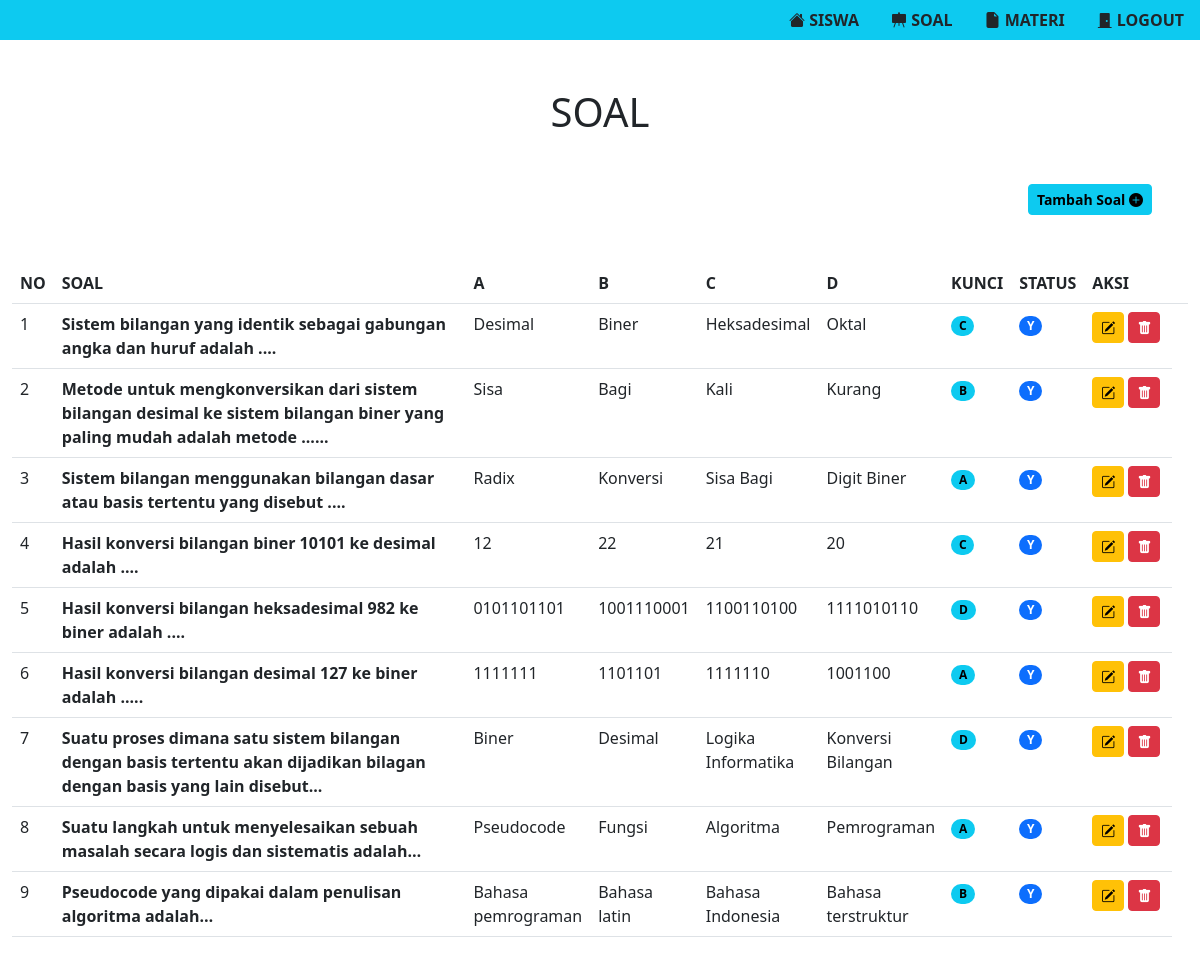
Page /wp-admin/soal.php (signed in) on the committed database.
### tables this page shows
CREATE TABLE `soals` (
  `id` int(11) NOT NULL,
  `soal` text NOT NULL,
  `a` varchar(50) NOT NULL,
  `b` varchar(50) NOT NULL,
  `c` varchar(50) NOT NULL,
  `d` varchar(50) NOT NULL,
  `kunci` varchar(50) NOT NULL,
  `tanggal` date NOT NULL,
  `aktif` enum('Y','N') NOT NULL
);

### wp-admin/soal.php (the view, shortened to what this page needs)
<?php
include './source/execution/connection.php';
?>
<!DOCTYPE html>
<html lang="en">
<head>
    <link rel="stylesheet" href="./source/css/master.css">
    <link rel="stylesheet" href="./source/css/bootstrap.css">
    <link rel="stylesheet" href="https://cdn.jsdelivr.net/npm/bootstrap-icons@1.9.1/font/bootstrap-icons.css">
</head>
<body>
    <div class="bg-info">
        <ul class="nav justify-content-end">
            <li class="nav-item transform-zoom">
                <a class="nav-link none text-dark fw-bold" href="teacher.php"><i class="bi bi-house-fill"></i> SISWA</a>
            </li>
            <li class="nav-item transform-zoom">
                <a class="nav-link none text-dark fw-bold" href="soal.php"><i class="bi bi-easel-fill"></i></i> SOAL</a>
            </li>
            <li class="nav-item transform-zoom">
                <a class="nav-link none text-dark fw-bold" href="materi.php"><i class="bi bi-file-earmark-fill"></i> MATERI</a>
            </li>
            <li class="nav-item transform-zoom">
                <a class="nav-link none text-dark fw-bold" href="exit.php"><i class="bi bi-door-closed-fill"></i> LOGOUT</a>
            </li>
        </ul>
    </div>
    <h1 class="text-center m-5">SOAL</h1>
    <ul class="nav justify-content-end mx-5 my-5">
        <li class="nav-item">
            <button type="button" class="btn btn-sm btn-info fw-bold" data-bs-toggle="modal" data-bs-target="#exampleModal">
                Tambah Soal <i class="bi bi-plus-circle-fill"></i>
            </button>
        </li>
    </ul>
    <div class="container-fluid  ">
        <table class="table">
            <tr>
                <th>NO</th>
                <th style="width:500px;">SOAL</th>
                <th>A</th>
                <th>B</th>
                <th>C</th>
                <th>D</th>
                <th>KUNCI</th>
                <th>STATUS</th>
                <th style="width:100px;">AKSI</th>
                <th></th>
            </tr>
            <?php
            $no = 1;
            $data = mysqli_query($connection, "select * from soals");
            while ($datas = mysqli_fetch_array($data)) {
            ?>
                <tr>
                    <td><?php echo $no++; ?></td>
                    <td class="fw-bold"><?php echo $datas['soal']; ?></td>
                    <td><?php echo $datas['a']; ?></td>
                    <td><?php echo $datas['b']; ?></td>
                    <td><?php echo $datas['c']; ?></td>
                    <td><?php echo $datas['d']; ?></td>
                    <td><span class="badge rounded-pill text-bg-info"><?php echo strtoupper($datas['kunci']); ?></span></td>
                    <td><span class="badge rounded-pill text-bg-primary"><?php echo $datas['aktif']; ?></span></td>
                    <td>
                        <button type="button" class="btn btn-sm btn-warning fw-bold" data-bs-toggle="modal" data-bs-target="#modal<?php echo $datas['id']; ?>">
                            <i class="bi bi-pencil-square"></i>
                        </button>
                        <a style="text-decoration: none;" class="btn btn-danger btn-sm" href="dsoal.php?id=<?php echo $datass['id']; ?>"><i class="bi bi-trash-fill"></i></a>
                    </td>
                </tr>
            <?php
            }
            ?>
        </table>
    </div>
</body>
</html>

### wp-admin/source/css/master.css (style rules this page uses)
.none { text-decoration: none; }
.transform-zoom { -webkit-transition: transform 0.5s; transition: transform 0.5s; }

### rows in the picture
soals: soal "Sistem bilangan yang identik sebagai gabungan angka dan huruf adalah ....", a "Desimal", b "Biner", c "Heksadesimal", d "Oktal", kunci "C", aktif "Y"
soals: soal "Metode untuk mengkonversikan dari sistem bilangan desimal ke sistem bilangan biner yang paling mudah adalah metode ......", a "Sisa", b "Bagi", c "Kali", d "Kurang", kunci "B", aktif "Y"
soals: soal "Sistem bilangan menggunakan bilangan dasar atau basis tertentu yang disebut ....", a "Radix", b "Konversi", c "Sisa Bagi", d "Digit Biner", kunci "A", aktif "Y"
soals: soal "Hasil konversi bilangan biner 10101 ke desimal adalah ....", a "12", b "22", c "21", d "20", kunci "C", aktif "Y"
soals: soal "Hasil konversi bilangan heksadesimal 982 ke biner adalah ....", a "0101101101", b "1001110001", c "1100110100", d "1111010110", kunci "D", aktif "Y"
soals: soal "Hasil konversi bilangan desimal 127 ke biner adalah .....", a "1111111", b "1101101", c "1111110", d "1001100", kunci "A", aktif "Y"
soals: soal "Suatu proses dimana satu sistem bilangan dengan basis tertentu akan dijadikan bilagan dengan basis yang lain disebut...", a "Biner", b "Desimal", c "Logika Informatika", d "Konversi Bilangan", kunci "D", aktif "Y"
soals: soal "Suatu langkah untuk menyelesaikan sebuah masalah secara logis dan sistematis adalah…", a "Pseudocode", b "Fungsi", c "Algoritma", d "Pemrograman", kunci "A", aktif "Y"
soals: soal "Pseudocode yang dipakai dalam penulisan algoritma adalah…", a "Bahasa pemrograman", b "Bahasa latin", c "Bahasa Indonesia", d "Bahasa terstruktur", kunci "B", aktif "Y"
